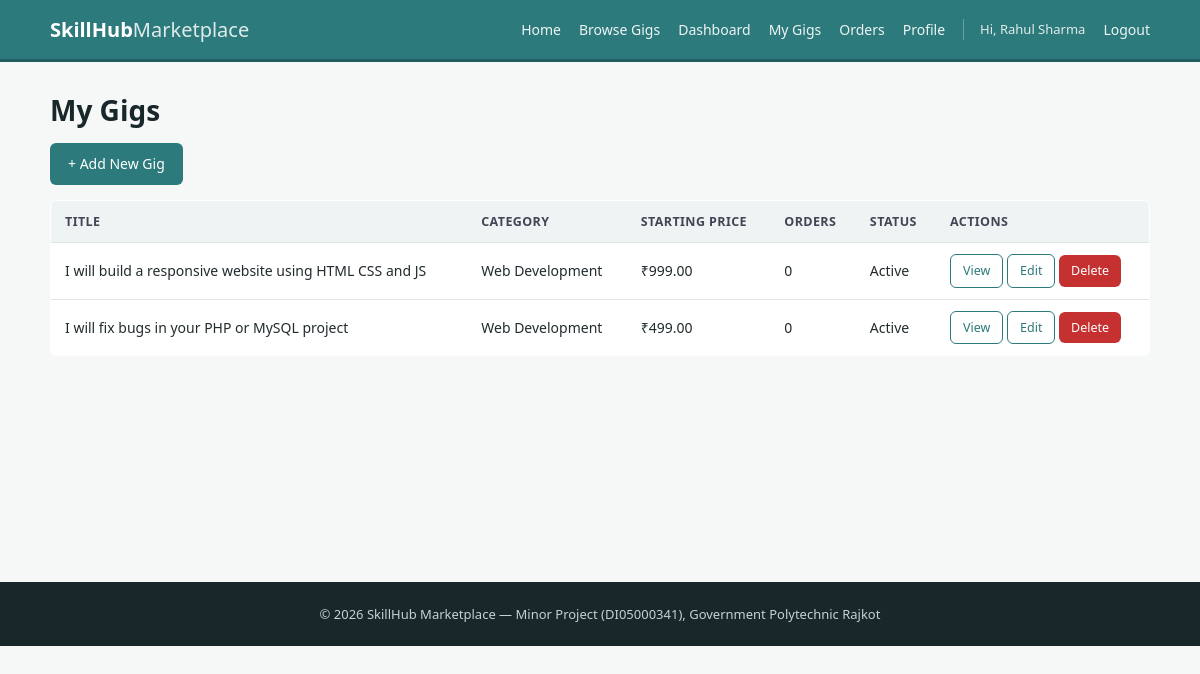
Page /my_gigs.php (signed in) on the committed database.
### tables this page shows
CREATE TABLE IF NOT EXISTS gigs (
    gig_id INT AUTO_INCREMENT PRIMARY KEY,
    freelancer_id INT NOT NULL,
    category_id INT NOT NULL,
    title VARCHAR(200) NOT NULL,
    description TEXT NOT NULL,
    image VARCHAR(255) DEFAULT NULL,
    created_at DATETIME DEFAULT CURRENT_TIMESTAMP,
    status ENUM('active','inactive') NOT NULL DEFAULT 'active',
    FOREIGN KEY (freelancer_id) REFERENCES users(user_id) ON DELETE CASCADE,
    FOREIGN KEY (category_id) REFERENCES categories(category_id)
);

CREATE TABLE IF NOT EXISTS categories (
    category_id INT AUTO_INCREMENT PRIMARY KEY,
    category_name VARCHAR(100) NOT NULL,
    icon VARCHAR(50) DEFAULT NULL
);

### functions.php (called while the page is built, shortened)
<?php
function clean($str) {
    return htmlspecialchars(trim($str ?? ''), ENT_QUOTES, 'UTF-8');
}
function currentUserId() {
    return $_SESSION['user_id'] ?? null;
}
function formatMoney($amount) {
    return '&#8377;' . number_format((float)$amount, 2);
}

### my_gigs.php (the view, shortened to what this page needs)
<?php
require_once __DIR__ . '/../includes/auth_check.php';
$userId = currentUserId();
$stmt = $conn->prepare("
    SELECT g.gig_id, g.title, g.status, c.category_name,
           (SELECT MIN(price) FROM gig_packages WHERE gig_id = g.gig_id) AS starting_price,
           (SELECT COUNT(*) FROM orders WHERE gig_id = g.gig_id) AS order_count
    FROM gigs g JOIN categories c ON g.category_id = c.category_id
    WHERE g.freelancer_id = ?
    ORDER BY g.created_at DESC
");
$stmt->bind_param("i", $userId);
$stmt->execute();
$gigs = $stmt->get_result();
include __DIR__ . '/../includes/header.php';
?>
<h1>My Gigs</h1>
<p><a href="freelancer/add_gig.php" class="btn">+ Add New Gig</a></p>
<div class="table-wrap">
<table class="basic-table">
    <tr><th>Title</th><th>Category</th><th>Starting Price</th><th>Orders</th><th>Status</th><th>Actions</th></tr>
    <?php if ($gigs->num_rows > 0): ?>
        <?php while ($g = $gigs->fetch_assoc()): ?>
            <tr>
                <td><?php echo clean($g['title']); ?></td>
                <td><?php echo clean($g['category_name']); ?></td>
                <td><?php echo formatMoney($g['starting_price']); ?></td>
                <td><?php echo (int)$g['order_count']; ?></td>
                <td><?php echo ucfirst($g['status']); ?></td>
                <td>
                    <a href="client/gig_detail.php?id=<?php echo $g['gig_id']; ?>" class="btn btn-small btn-secondary">View</a>
                    <a href="freelancer/add_gig.php?id=<?php echo $g['gig_id']; ?>" class="btn btn-small btn-secondary">Edit</a>
                    <a href="freelancer/delete_gig.php?id=<?php echo $g['gig_id']; ?>" class="btn btn-small btn-danger confirm-action" data-confirm="Delete this gig? This cannot be undone.">Delete</a>
                </td>
            </tr>
        <?php endwhile; ?>
    <?php else: ?>
        <tr><td colspan="6">You haven't posted any gigs yet. <a href="freelancer/add_gig.php">Create your first gig</a>.</td></tr>
    <?php endif; ?>
</table>
</div>
<?php include __DIR__ . '/../includes/footer.php'; ?>

### style.css (style rules this page uses)
:root { --primary: #2c7a7b; --primary-dark: #205e5f; --primary-light: #e6f3f2; --accent: #c05621; --text: #222b2e; --text-muted: #5f6b6d; --border: #dfe6e5; --bg: #f6f8f8; --white: #ffffff; --danger: #c53030; --danger-light: #fbe6e6; --success: #2f855a; --success-light: #e6f4ea; --radius: 6px; }
* { box-sizing: border-box; }
html, body { margin: 0; padding: 0; }
body { font-family: "Segoe UI", Arial, Helvetica, sans-serif; background: var(--bg); color: var(--text); line-height: 1.55; font-size: 15px; }
a { color: var(--primary); text-decoration: none; }
h1, h2, h3, h4 { color: #17272a; line-height: 1.3; margin-top: 0; }
h1 { font-size: 28px; margin-bottom: 14px; }
.btn { display: inline-block; background: var(--primary); color: var(--white) !important; border: none; padding: 10px 18px; border-radius: var(--radius); font-size: 14px; cursor: pointer; text-decoration: none !important; }
.btn-secondary { background: var(--white); color: var(--primary) !important; border: 1px solid var(--primary); }
.btn-danger { background: var(--danger); }
.btn-small { padding: 6px 12px; font-size: 12.5px; }
.table-wrap { overflow-x: auto; }
.basic-table { width: 100%; border-collapse: collapse; background: var(--white); border: 1px solid var(--border); border-radius: var(--radius); overflow: hidden; font-size: 14px; }
.basic-table th, .basic-table td { padding: 11px 14px; text-align: left; border-bottom: 1px solid var(--border); }
.basic-table th { background: #eef3f3; font-size: 12.5px; text-transform: uppercase; letter-spacing: 0.4px; color: #445; }
.basic-table tr:last-child td { border-bottom: none; }

### rows in the picture
gigs: title "I will build a responsive website using HTML CSS and JS", category.category_name "Web Development", starting_price "₹999.00", order_count "0", status "Active"
gigs: title "I will fix bugs in your PHP or MySQL project", category.category_name "Web Development", starting_price "₹499.00", order_count "0", status "Active"

### other values in the picture
$_SESSION['name'] "Rahul Sharma"
